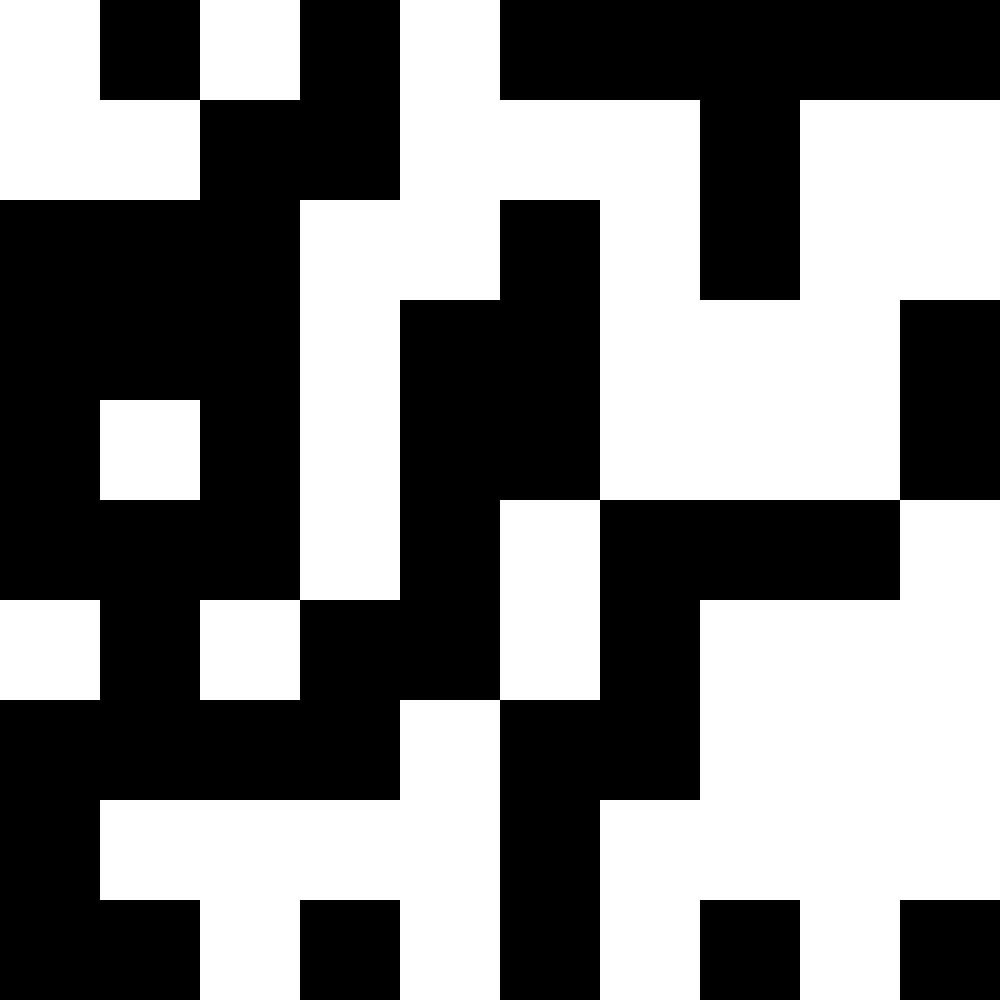
Frame 1 (no input)
Frame 60 (no input): identical to frame 1, image omitted
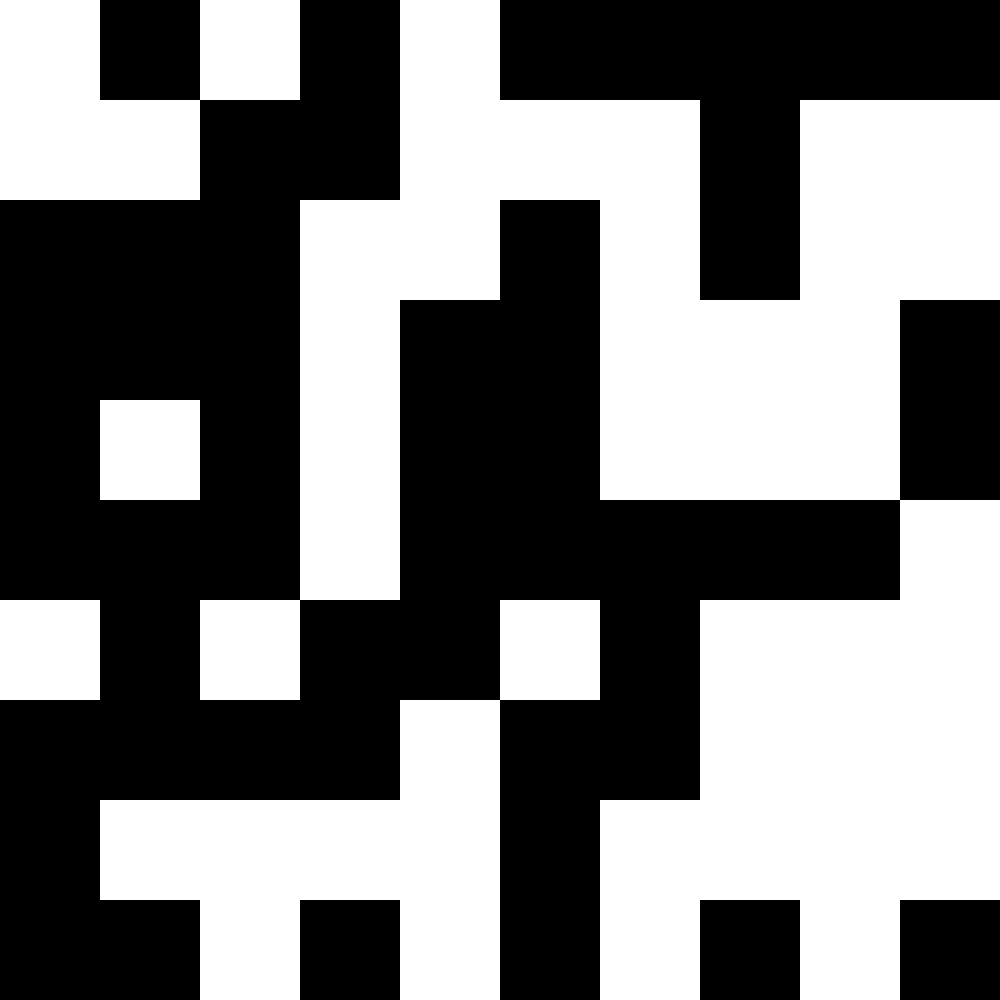
Frame 120 (the mouse pressed at the canvas centre since frame 60)

The p5.js sketch that drew these frames (run headless with seeded random() and noise() and a simulated clock; from frame 60 on, the mouse is pressed at the canvas centre):

// p5.js sketch
// ── sketch.js
// Grid Demo
// Dmitrii Pletminsev
// 10/22/2024
//
// Extra for Experts:
// - describe what you did to take this project "above and beyond"

// let grid = [[1, 0, 0, 1], // eslint-disable-next-line indent
//             [0, 1, 1, 0], // eslint-disable-next-line indent
//             [1, 1, 1, 0], // eslint-disable-next-line indent
//             [0, 1, 1, 1]];

let grid;
let cellSize;
const GRID_SIZE = 10;
let shouldToggleNeighbours = false;

function setup() {
  if (windowWidth < windowHeight) {
    createCanvas(windowWidth, windowWidth);
  }
  else {
    createCanvas(windowHeight, windowHeight);
  }
  cellSize = height / GRID_SIZE;
  grid = generateRandomGrid(GRID_SIZE, GRID_SIZE);

  noStroke();
}

function draw() {
  background(220);
  displayGrid();
}

function keyPressed() {
  if (key === "r") {
    grid = generateRandomGrid(GRID_SIZE, GRID_SIZE);
  }
  if (key === "e") {
    grid = generateEmptyGrid(GRID_SIZE, GRID_SIZE);
  }
  if (key === "n") {
    shouldToggleNeighbours = !shouldToggleNeighbours;
  }
  if (key === "space") {
    grid = updateGrid();
  }
}


function displayGrid() {
  for (let y = 0; y < GRID_SIZE; y++) {
    for (let x = 0; x < GRID_SIZE; x++) {
      fill(grid[y][x] === 1? "black": "white");
      square(x * cellSize, y * cellSize, cellSize);
    }
  }
}


function generateRandomGrid(cols, rows) {
  let newGrid = [];
  for (let y = 0; y < rows; y++) {
    newGrid.push([]);
    for (let x = 0; x < cols; x++) {
      //make it a 1 half the time, a 0 half the time
      if (random(100) < 50) {
        newGrid[y].push(1);
      }
      else {
        newGrid[y].push(0);
      }
    }
  }
  return newGrid;
}

function generateEmptyGrid(cols, rows) {
  let newGrid = [];
  for (let y = 0; y < rows; y++) {
    newGrid.push([]);
    for (let x = 0; x < cols; x++) {
      newGrid[y].push(0);
    }
  }
  return newGrid;
}

function mousePressed() {
  let x = Math.floor(mouseX / cellSize);
  let y = Math.floor(mouseY / cellSize);

  toggleCell(x, y);
  if (shouldToggleNeighbours) {
    toggleCell(x - 1, y);
    toggleCell(x, y + 1);
    toggleCell(x + 1, y);
    toggleCell(x, y - 1);
  }
}

function toggleCell(_x, _y) {
  if (_x >= 0 && _x <= GRID_SIZE && _y >= 0 && _y < GRID_SIZE) {
    grid[_y][_x] = grid[_y][_x] === 1? 0: 1;
  }
}

function windowResized() {
  if (windowWidth < windowHeight) {
    resizeCanvas(windowWidth, windowWidth);
  }
  else {
    resizeCanvas(windowHeight, windowHeight);
  }
  cellSize = height / GRID_SIZE;
}

function updateGrid() {
  // Make another array to hold next turn
  let nextTurn = generateEmptyGrid(GRID_SIZE, GRID_SIZE);

  // Look at every cell
  for (let y = 0; y < GRID_SIZE; y ++) {
    for (let x = 0; x < GRID_SIZE; x++) {
      let theNeighbours = 0;

      // look at every neighbour around
      for (let i = -1; i <= 1; i++) {
        for (let j = 1; j <= 1; j++) {
          if (x + i >= 0 && x + i <= cellSize && y + 1 >= 0 && y + i <= cellSize) {
            theNeighbours += grid[y + i][x+j];
          }
        }
      }
    }
  }

  theNeighbours = grid[y][x];

  if (grid[y][x] === 1) {
    if (theNeighbours === 2 || theNeighbours === 3) {
      theNeighbours[y][x] = 1;
    }
  }
}
